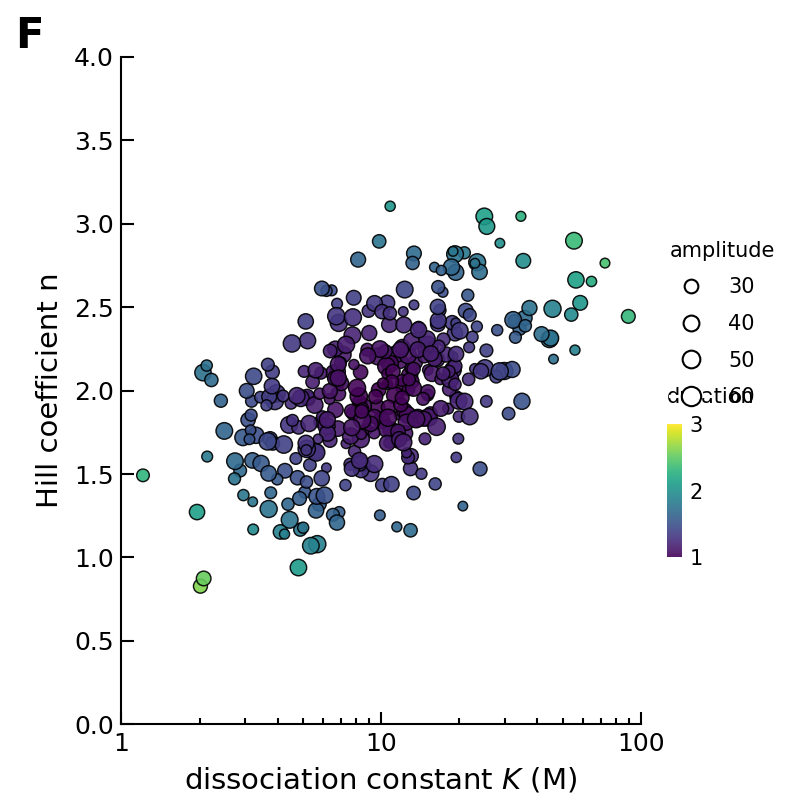

Source code (Python):
import matplotlib.pyplot as plt
import numpy as np
import matplotlib.ticker as ticker
from matplotlib.lines import Line2D

def generate_synthetic_data(n=350):
    """
    Generates synthetic data mimicking the distribution in the image.
    X: Log-normal distribution centered roughly at 10.
    Y: Correlated with log(X) + noise.
    Duration (Color): Radial gradient from the center of the cluster (purple core, yellow edges).
    Amplitude (Size): Random uniform distribution.
    """
    np.random.seed(42)
    
    # X data: Log-normal distribution
    # log10(x) centered at 1.0 (which is x=10), sigma=0.35 covers range 1-100 well
    log_x = np.random.normal(loc=1.0, scale=0.35, size=n)
    x = 10**log_x
    
    # Y data: Linear correlation with log_x
    # Slope approx 1.0, Intercept approx 1.0
    # Add noise
    y = 0.8 * log_x + 1.2 + np.random.normal(0, 0.35, size=n)
    
    # Duration (Color mapping): 
    # Visually, the core is purple (low values) and outliers are yellow (high values).
    # We calculate the Mahalanobis distance or simple Euclidean distance in normalized space.
    norm_x = (log_x - np.mean(log_x)) / np.std(log_x)
    norm_y = (y - np.mean(y)) / np.std(y)
    distance = np.sqrt(norm_x**2 + norm_y**2)
    
    # Map distance to range 1 to 3
    # Normalize distance to 0-1 then scale
    dist_norm = (distance - distance.min()) / (distance.max() - distance.min())
    # Bias towards lower values to match the "purple core" look
    duration = 1 + 2.5 * (dist_norm ** 1.5) 
    duration = np.clip(duration, 1, 3) # Clip to legend range
    
    # Amplitude (Size mapping): Random values between 30 and 60
    # Some correlation with Y to make higher points slightly larger? 
    # The image shows a mix, but let's keep it mostly random with slight bias.
    amplitude = np.random.uniform(20, 70, size=n)
    
    return x, y, duration, amplitude

def draw_plot():
    # 1. Setup Figure
    fig, ax = plt.subplots(figsize=(6, 5.5), facecolor='white')
    
    # 2. Generate Data
    x, y, duration, amplitude = generate_synthetic_data()
    
    # 3. Plot Scatter
    # Use viridis colormap
    scatter = ax.scatter(
        x, y, 
        c=duration, 
        s=amplitude, 
        cmap='viridis', 
        edgecolors='black', 
        linewidths=0.7, 
        alpha=0.9,
        zorder=2
    )
    
    # 4. Configure Axes
    # X Axis - Log Scale
    ax.set_xscale('log')
    ax.set_xlim(1, 100)
    ax.xaxis.set_major_formatter(ticker.FuncFormatter(lambda y, _: '{:g}'.format(y)))
    ax.set_xlabel(r'dissociation constant $K$ (M)', fontsize=14, labelpad=5)
    
    # Y Axis - Linear Scale
    ax.set_ylim(0, 4)
    ax.set_yticks(np.arange(0, 4.1, 0.5))
    # Only label integer ticks to match style if needed, but image shows 0.0, 0.5... actually image shows 0.0, 0.5, 1.0...
    # Let's stick to standard labeling
    ax.set_ylabel('Hill coefficient n', fontsize=14, labelpad=5)
    
    # Ticks style
    ax.tick_params(axis='both', which='major', direction='in', length=6, width=1, labelsize=12)
    ax.tick_params(axis='both', which='minor', direction='in', length=3, width=1)
    
    # Spines
    ax.spines['top'].set_visible(False)
    ax.spines['right'].set_visible(False)
    ax.spines['left'].set_linewidth(1.0)
    ax.spines['bottom'].set_linewidth(1.0)
    
    # 5. Add Subplot Label "F"
    # Position in figure coordinates relative to axes
    ax.text(-0.15, 1.0, 'F', transform=ax.transAxes, 
            fontsize=20, fontweight='bold', va='bottom', ha='right')

    # 6. Custom Legends
    
    # A. Size Legend ("amplitude")
    # Create dummy handles
    sizes = [30, 40, 50, 60]
    legend_elements = [Line2D([0], [0], marker='o', color='w', label=str(s),
                              markerfacecolor='white', markeredgecolor='black', markersize=np.sqrt(s)*1.2) # Scaling for visual match
                       for s in sizes]
    
    # Place legend
    leg1 = ax.legend(handles=legend_elements, title='amplitude', 
                     loc='center left', bbox_to_anchor=(1.02, 0.6),
                     frameon=False, title_fontsize=10, fontsize=10, labelspacing=0.8)
    leg1._legend_box.align = "left"
    
    # B. Colorbar ("duration")
    # Create an inset axes for the colorbar
    # [left, bottom, width, height] in figure coordinates or relative to parent
    cax = ax.inset_axes([1.05, 0.25, 0.03, 0.2]) 
    cbar = plt.colorbar(scatter, cax=cax, orientation='vertical', ticks=[1, 2, 3])
    cbar.ax.set_title('duration', fontsize=10, loc='left', pad=10)
    cbar.ax.tick_params(labelsize=10, size=0) # Hide ticks, keep labels
    cbar.outline.set_visible(False) # Remove outline box if desired, or keep it
    
    # Adjust layout to prevent clipping
    plt.tight_layout()
    plt.subplots_adjust(right=0.75) # Make room for legends on the right
    
    return fig

if __name__ == "__main__":
    fig = draw_plot()
    plt.show()
